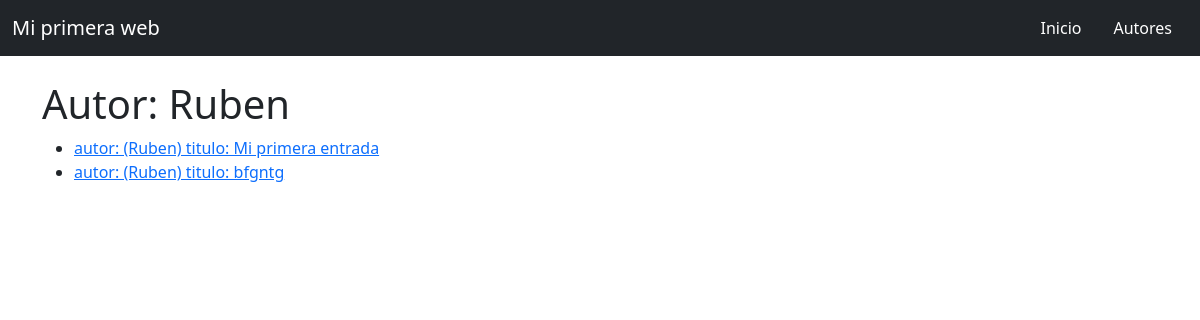
The page /blog/autor/2 on the database its author committed.
### blog/models.py (models this page shows)
class Autor(models.Model):
    nombre = models.CharField(max_length=30)
    apellido = models.CharField(max_length=50)
    edad= models.IntegerField(null = True, blank= True)
    def __str__(self):
        return self.nombre

class Post(models.Model):
    titulo = models.CharField(max_length=200)
    autor = models.ForeignKey('Autor', on_delete=models.CASCADE)
    cuerpo = models.TextField()
    email =  models.CharField(default='xjlundel035@ieshnosmachado.es')
    def __str__(self):
        return f'autor: ({self.autor}) titulo: {self.titulo}'

### blog/views.py (the view)
# urls.py: path('autor/<int:pk>',views.autor_post, name='autor_post'),
def autor_post(request,pk):
    autor = get_object_or_404(Autor,pk=pk)
    entradas = Post.objects.filter(autor=autor)
    contexto = {'entradita': entradas, 'autor': autor}
    return render(request, 'blog/autor_post.html', contexto )

### blog/templates/blog/autor_post.html
{% extends 'blog/base.html' %}
{% block titulo %} Autor: {{autor}} {% endblock %}
{%block contenido%}
    <ul>
        {%for i in entradita%}
            <li><a href="{% url 'detalle_post' pk=i.pk%}">{{i}}</a></li>
        {%endfor%}
    </ul>
{%endblock%}

### rows shown on the page
Autor: nombre "Ruben"
Post: autor+titulo "autor: (Ruben) titulo: Mi primera entrada"
Post: autor+titulo "autor: (Ruben) titulo: bfgntg"
